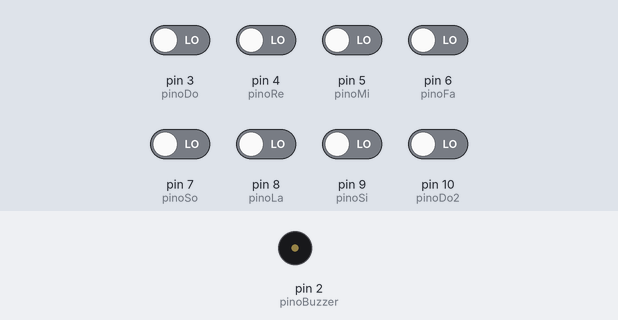
The sketch below on a simulated Arduino Uno, built with avr-gcc and run on an emulated ATmega328P. Shown: buzzer (waves = sounding). The test bench sets the inputs (shaded band); at power-on: pin 3 (pinoDo), pin 4 (pinoRe), pin 5 (pinoMi), pin 6 (pinoFa), pin 7 (pinoSo), pin 8 (pinoLa), pin 9 (pinoSi), pin 10 (pinoDo2) LOW.

Above: at 2.2 s.
2.3 s: pin 3 (pinoDo) driven HIGH
At 2.7 s:
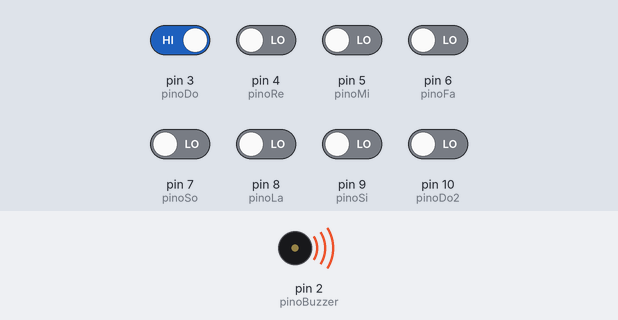
3.8 s: pin 3 (pinoDo) driven LOW
At 5.0 s:
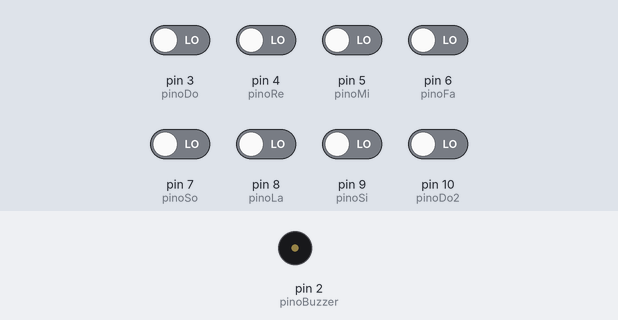
5.3 s: pin 4 (pinoRe) driven HIGH
At 6.3 s:
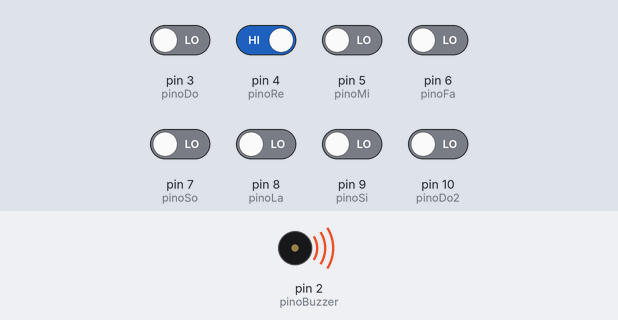
Timing chart, 0 to 8.3 s (numbered marks = the images above; inputs shaded):
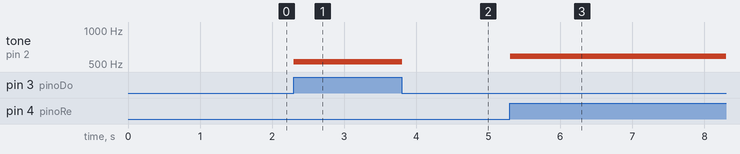

The sketch:

piano.ino
```cpp
//definição das constantes: pinos de entrada
#define pinoBuzzer 2
//leds
#define pinoDo 3
#define pinoRe 4
#define pinoMi 5
#define pinoFa 6
#define pinoSo 7
#define pinoLa 8
#define pinoSi 9
#define pinoDo2 10

byte doh, re, mi, fa, so, la, si, doh2;

void setup() {
  pinMode(pinoBuzzer, OUTPUT);

  pinMode(pinoDo, INPUT);
  pinMode(pinoRe, INPUT);
  pinMode(pinoMi, INPUT);
  pinMode(pinoFa, INPUT);
  pinMode(pinoSo, INPUT);
  pinMode(pinoLa, INPUT);
  pinMode(pinoSi, INPUT);
  pinMode(pinoDo2, INPUT);

  Serial.begin(9600);
  delay(1000);
}

void loop() {
  //leitura dos botões armazenados nas variaveis
  doh = digitalRead(pinoDo);
  re = digitalRead(pinoRe);
  mi = digitalRead(pinoMi);
  fa = digitalRead(pinoFa);
  so = digitalRead(pinoSo);
  la = digitalRead(pinoLa);
  si = digitalRead(pinoSi);
  doh2 = digitalRead(pinoDo2);

  //verificando qual nota foi acionada
  if (doh == 1) {
    //ativa a nota dó
    tone(pinoBuzzer, 523);
  } else if (re == 1) {
    //ativa a nota re
    tone(pinoBuzzer, 587);
  } else if (mi == 1) {
    tone(pinoBuzzer, 659);
  } else if (fa == 1) {
    tone(pinoBuzzer, 698);
  } else if (so == 1) {
    tone(pinoBuzzer, 392);
  } else if (la == 1) {
    tone(pinoBuzzer, 440);
  } else if (si == 1) {
    tone(pinoBuzzer, 494);
  } else if (doh2 == 1) {
    tone(pinoBuzzer, 554);
  }

  else {
    //desliga a Buzzer
    noTone(pinoBuzzer);
  }
  delay(50);  //tempode execução da nota musical
}
```

Measured:
- after the input at 2.3 s, tone on pin 2 (pinoBuzzer): silent → 523 Hz at once
- after the input at 3.8 s, tone on pin 2 (pinoBuzzer): 523 Hz → silent at once
- after the input at 5.3 s, tone on pin 2 (pinoBuzzer): silent → 587 Hz at once
